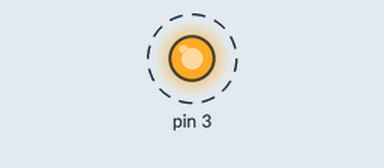
This sketch was run on a simulated Arduino Uno, built with avr-gcc and run on an emulated ATmega328P. Shown: output pins drawn as LEDs (lit = HIGH). Dashed ring = blinking.

Above: at 0.2 s.
Timing chart, 0 to 3.0 s (numbered marks = the images above):
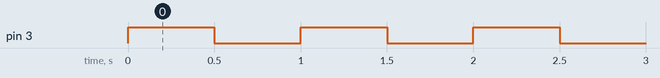

The sketch:

led05.ino
```cpp
#include "Led.h"
//라이브러리화 시킨후에는 #include <Led.h> 해도됨
Led led(3); //클래스변수 제시
void setup() {
  // 이미 생성자에서 핀모드 설정해줌
}

void loop() {
  led.on();
  delay(500);
  led.off();
  delay(500);

}

//blink프로그램 완성!
```

Measured:
- by itself, pin 3: alternates HIGH for 0.50 s and LOW for 0.50 s
